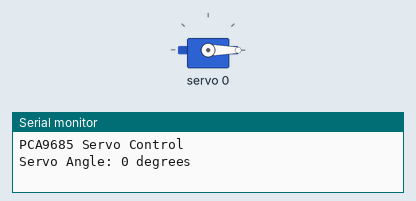
Bench run of a sketch on a simulated Arduino Uno, built with avr-gcc and run on an emulated ATmega328P. Shown: servo, the last lines printed to the serial monitor.

Above: at 0.05 s.
At 2.25 s:
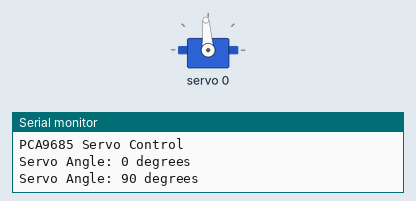
At 4.5 s:
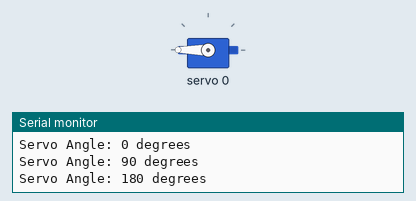
Timing chart, 0 to 5.9 s (numbered marks = the images above):
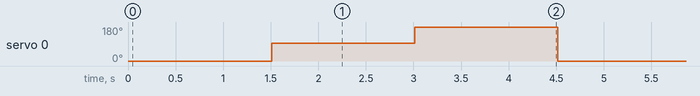

Measured:
- by itself, servo 0: repeats every 4.5 s: 180° 1.5 s, 0° 1.5 s, 94° 1.5 s

The sketch:

PCA9685_Servo_Control.ino
```cpp
// PCA9685 Servo Control using Arduino Uno

#include <Wire.h>
#include <Adafruit_PWMServoDriver.h>

Adafruit_PWMServoDriver pwm = Adafruit_PWMServoDriver(0x40);

#define SERVO_MIN  110
#define SERVO_MAX  510
#define SERVO_CHANNEL 0

void setup() {
  Serial.begin(9600);

  pwm.begin();
  pwm.setPWMFreq(50);

  delay(10);

  Serial.println("PCA9685 Servo Control");
}

void loop() {
  // Move servo to 0 degrees
  setServoAngle(SERVO_CHANNEL, 0);
  Serial.println("Servo Angle: 0 degrees");
  delay(1500);

  // Move servo to 90 degrees
  setServoAngle(SERVO_CHANNEL, 90);
  Serial.println("Servo Angle: 90 degrees");
  delay(1500);

  // Move servo to 180 degrees
  setServoAngle(SERVO_CHANNEL, 180);
  Serial.println("Servo Angle: 180 degrees");
  delay(1500);
}

void setServoAngle(uint8_t channel, int angle) {
  angle = constrain(angle, 0, 180);

  int pulse = map(angle, 0, 180, SERVO_MIN, SERVO_MAX);

  pwm.setPWM(channel, 0, pulse);
}
```
